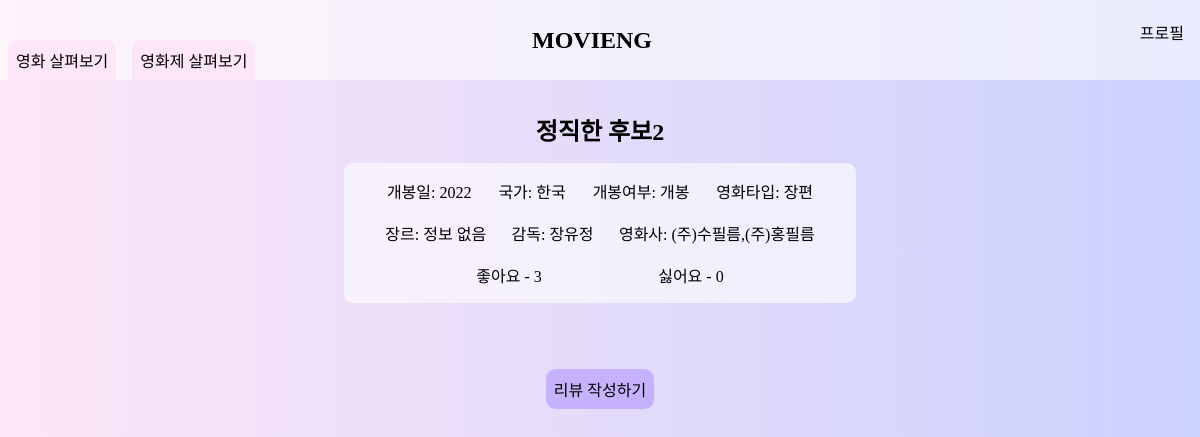
The page /movie/detail.php?movie=222 on the database its author committed.
### tables this page shows
CREATE TABLE `movie` (
  `movie_id` int(11) NOT NULL AUTO_INCREMENT,
  `title` varchar(255) NOT NULL,
  `released_date` varchar(4) NOT NULL,
  `nation` varchar(50) NOT NULL,
  `movie_type` varchar(50) NOT NULL,
  `movie_status` varchar(50) NOT NULL,
  `director` varchar(255) NOT NULL,
  `production` varchar(255) NOT NULL,
  `like_count` int(11) NOT NULL DEFAULT 0,
  `dislike_count` int(11) NOT NULL DEFAULT 0,
  PRIMARY KEY (`movie_id`)
);

### movie/detail.php (the view, shortened to what this page needs)
<?php
$mysqli = mysqli_connect("localhost", "team01", "team01", "team01");
$id = $_GET['movie'];
if(mysqli_connect_errno()) {
    printf("Connected failed : %s\n",mysqli_connect_error());
    exit();
}
else {
    $sql = "select * from movie where movie_id = '".$id."'";
    $res = mysqli_query($mysqli, $sql);
    $newArray = mysqli_fetch_array($res, MYSQLI_ASSOC);
    $sql3 = "select c.movie_id, g.genre_name from category c, genre g where c.genre_id = g.genre_id and c.movie_id='".$id."'";
    $res3 = mysqli_query($mysqli, $sql3);
    $newArray3 = mysqli_fetch_array($res3, MYSQLI_ASSOC);
}
?>
<!DOCTYPE html>
<html lang="ko">
  <head>
      <link rel="stylesheet" href="./detail.css" />
      <link rel="stylesheet" href="./base.css" />
  </head>
  <body>
      <div class="header_container">
        <header>
          <div class="navigator">
            <nav>
              <ul>
                  <li><a href="./list.php">영화 살펴보기</a></li>
                  <li><a href="../festival/list.php">영화제 살펴보기</a></li>
              </ul>
          </nav>
          </div>
          <div class="logo" onclick="location.href='../info/home/home.php';"><h2>MOVIENG</h2></div>
          <div class="profile">
            <nav>
              <a href="../info/mypage/mypage.php">프로필</a>
            </nav>
          </div>
        </header>
      </div>
      <div class="content">
        <div class="movie_detail_container">
            <div class="title_container"><span class="title"><h2><?php echo $newArray['title'] ?></h2></span></div>
            <div class="content_container">
              <div class ="description_container">
                <div class="description">
                  <span class="date">개봉일: <?php $var = $newArray['released_date']; if(!empty($var)){ echo $var; } else {echo "정보 없음";} ?></span>
                  <span class="nation">국가: <?php $var =$newArray['nation']; if(!empty($var)){ echo $var; } else {echo "정보 없음";} ?></span>
                  <span class="status">개봉여부: <?php $var = $newArray['movie_status']; if(!empty($var)){ echo $var; } else {echo "정보 없음";}?></span>
                  <span class="type">영화타입: <?php $var = $newArray['movie_type']; if(!empty($var)){ echo $var; } else {echo "정보 없음";} ?></span>
                </div><br>
                <div class="description">
                  <span class="genre">장르: <?php $var = $newArray3['genre_name']; if(!empty($var)){ echo $var; } else {echo "정보 없음";}?></span>
                  <span class="director">감독: <?php $var = $newArray['director']; if(!empty($var)){ echo $var; } else {echo "정보 없음";} ?></span>
                  <span class="production">영화사: <?php $var = $newArray['production']; if(!empty($var)){ echo $var; } else {echo "정보 없음";} ?></span>
                </div><br>
                <div class="description">
                  <span class="like">좋아요 - <?php $var = $newArray['like_count']; if(!empty($var)){ echo $var; } else {echo "0";} ?></span>
                  <span class="dislike">싫어요 - <?php $var = $newArray['dislike_count']; if(!empty($var)){ echo $var; } else {echo "0";} ?></span>
                </div>
              </div>
              <br>
              <div class="review_list_container">
                <div class="review_button"> <a href="./review/write.html?movie=<?php echo $id ?>">리뷰 작성하기</a></div>
              </div>
            </div>
          </div>
      </div>
  </body>
</html>

### movie/detail.css (style rules this page uses)
.title_container { margin-bottom: 1rem;; }
.description_container { width: 40%; margin: auto; padding: 1rem; background: rgba(255, 255, 255, 0.6); border-radius: 0.6rem; display: flex; flex-direction: column; justify-content: space-around; margin-bottom: 3rem; }
.description { display: flex; flex-direction: row; justify-content: space-evenly; }
.review_button { margin: auto; margin-bottom: 1rem; padding: 0.5rem; background: rgba(179, 151, 255, 0.6); border-radius: 0.6rem; width:fit-content; }

### movie/base.css (style rules this page uses)
* { padding: 0; margin: 0; }
a { text-decoration: none; color: #000; }
html { width: 100%; height: 100%; display: flex; align-items: center; }
body { width: 100%; height: 100%; display: flex; flex-direction: column; margin: 0 auto; justify-content: center; text-align: center; position: relative; background: linear-gradient(to left, #cbd1fd, #fde6f7); }
.header_container { width: 100%; height: 10%; margin: 0 auto; position: absolute; top: 0; }
header { width: 100%; height: 100%; background-color: rgba(255, 255, 255, 0.6); display: flex; align-items: center; justify-content: space-between; }
.navigator { width: 100%; height: 100%; display: flex; justify-content: space-between; }
.profile { width: 100%; height: 50%; display: flex; justify-content: right; padding-right: 1rem; }
ul { width: 100%; height: 50%; display: flex; flex-direction: row; position: absolute; bottom: 0; justify-content: left; }
header ul > li { font-size: 1rem; margin-inline: 0.5rem; padding-inline: 0.5rem; background-color: #fce6f7; border-radius: 0.6rem 0.6rem 0rem 0rem; display: flex; align-items: center; }
.content { width: 100%; position: absolute; top: 7rem; display: flex; flex-direction: column; }

### rows shown on the page
movie: title "정직한 후보2", released_date "2022", nation "한국", movie_status "개봉", movie_type "장편", director "장유정", production "(주)수필름,(주)홍필름", like_count "3"
